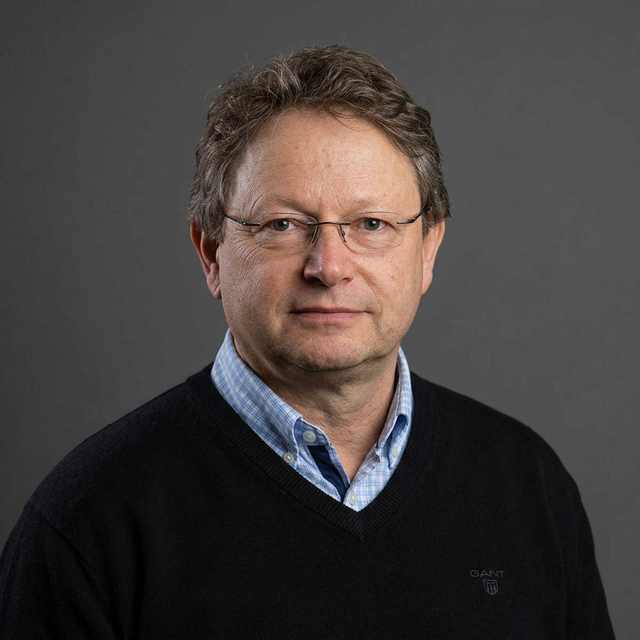
#> input picture assets/team/frank_titzer-AI-v2.jpg, 640 x 640 px
$ python generate_coach_thumbnails.py
#> lines starting #> are read from the running program, lines starting #| are printed output that depends on the picture
#!/usr/bin/env python3
"""
Generate 128x128 thumbnails for coach photos used on the Online Coaching page.
Place thumbnails in assets/team/thumbnails/ so the browser loads small images for cards.
Canonical flow: run `npm run normalize-team-images` then `npm run thumbnails` (Node, reads from assets/team/640/).
This Python script uses legacy paths; for 640-based workflow use scripts/generate_coach_thumbnails.js.
Run from project root: python3 scripts/generate_coach_thumbnails.py
Requires: pip install Pillow
"""

import os
import sys
from pathlib import Path

# Photo paths from coaching-data.js (relative to project root)
COACH_PHOTOS = [
    "assets/team/frank_titzer-AI-v2.jpg",
    "assets/team/Stalling-Heike-Team-Portrait-500x500-6-23.jpg",
    "assets/team/Team-Dr.-Bettina-Hailer-500x500-1.jpg",
    "assets/team/Harry_Leiders_team_500x500-AI-v2.jpg",
    "assets/team/Barbara_AI.png",
    "assets/team/Cludius-Andreas-Team-500x500-1.jpg",
    "assets/team/Carmen-Werner-Team_500x500.jpg",
    "assets/team/Till-Reichert.jpg",
    "assets/team/Team-Melanie-Kubala-500x500-1-AI-v2.jpg",
    "assets/team/Team-Maik-Riess-500x500-1.jpg",
    "assets/team/Team-Foto-Wolfgang-Hoffmann-AI-v2.jpg",
    "assets/team/Profilbild_Heike_Neidhart_Team_500x500.jpg",
    "assets/team/Gerold-Pohl-Team-500-x-500.jpg",
    "assets/team/malte-werner-square.jpg",
    "assets/team/Kirsten_Schmiegelt_3-1.jpg",
]

THUMB_SIZE = 128
THUMB_DIR = "assets/team/thumbnails"


def main():
    try:
        from PIL import Image
    except ImportError:
        print("Pillow is required. Install with: pip install Pillow")
        sys.exit(1)

    root = Path(__file__).resolve().parent.parent
    thumb_dir = root / THUMB_DIR
    thumb_dir.mkdir(parents=True, exist_ok=True)

    for rel_path in COACH_PHOTOS:
        src = root / rel_path
        if not src.exists():
            print(f"Skip (not found): {rel_path}")
            continue
        name = src.name
        ext = src.suffix.lower()
        out_path = thumb_dir / name
        if ext == ".png":
            out_path = thumb_dir / (src.stem + ".png")

        try:
            img = Image.open(src)
#> img is the input picture: PIL image 640x640 RGB; mean R, G, B 68.9, 63.2, 61.6
            img = img.convert("RGB") if ext != ".png" else img.convert("RGBA")
            w, h = img.size
#> w = 640; h = 640
            if w == 0 or h == 0:
                print(f"Skip (invalid size): {rel_path}")
                continue
            scale = max(THUMB_SIZE / w, THUMB_SIZE / h)
#> scale = 0.2
            new_w = max(1, int(w * scale))
#> new_w = 128
            new_h = max(1, int(h * scale))
#> new_h = 128
            img = img.resize((new_w, new_h), Image.Resampling.LANCZOS)
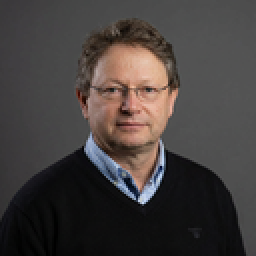
#> img: PIL image 128x128 RGB (shown 2 times larger); mean R, G, B 68.9, 63.2, 61.5
            x = max(0, (new_w - THUMB_SIZE) // 2)
#> x = 0
            y = 0
            img = img.crop((x, y, x + THUMB_SIZE, y + THUMB_SIZE))
            if ext == ".png":
                img.save(out_path, "PNG", optimize=True)
            else:
                img.save(out_path, "JPEG", quality=85, optimize=True)
            print(f"OK: {name}")
        except Exception as e:
            print(f"Error {rel_path}: {e}")
#> pass 2 of the loop in main, `for rel_path in COACH_PHOTOS:`:
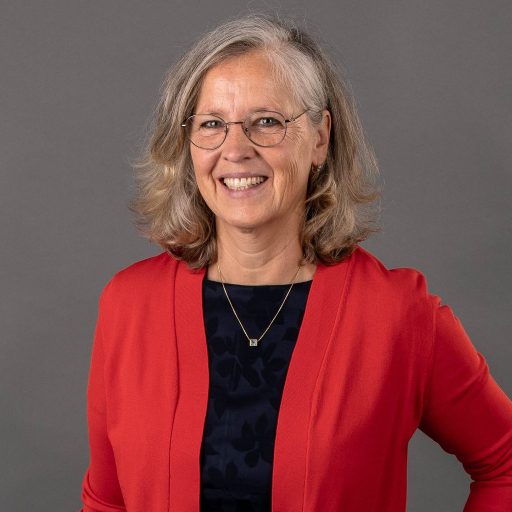
#> input picture assets/team/Stalling-Heike-Team-Portrait-500x500-6-23.jpg, 1024 x 1024 px (shown at 1/2 size)
#> in main, img is the input picture: PIL image 1024x1024 RGB; mean R, G, B 127.7, 74.7, 74.6
#> in main, `img = img.resize((new_w, new_h), Image.Resampling.LANCZOS)`:
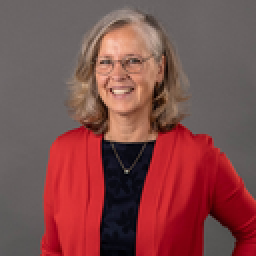
#> img: PIL image 128x128 RGB (shown 2 times larger); mean R, G, B 127.7, 74.7, 74.6
#> pass 3 of the loop in main, `for rel_path in COACH_PHOTOS:`:
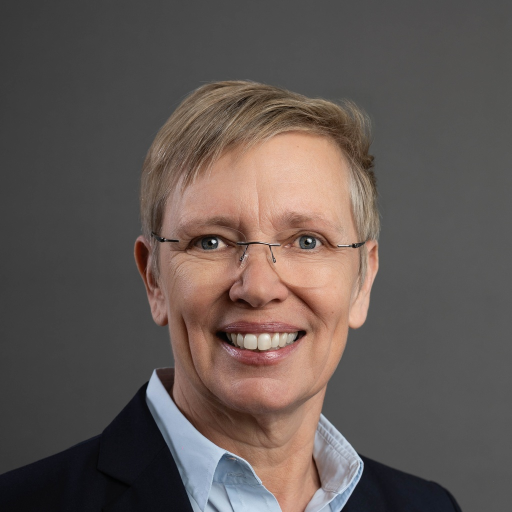
#> input picture assets/team/Team-Dr.-Bettina-Hailer-500x500-1.jpg, 1024 x 1024 px (shown at 1/2 size)
#> in main, img is the input picture: PIL image 1024x1024 RGB; mean R, G, B 97.6, 87.5, 83.4
#> in main, `img = img.resize((new_w, new_h), Image.Resampling.LANCZOS)`:
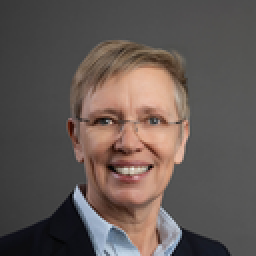
#> img: PIL image 128x128 RGB (shown 2 times larger); mean R, G, B 97.6, 87.5, 83.4
#> the loop made 15 passes; the first 3 are shown

    print(f"Done. Thumbnails in {thumb_dir}")


if __name__ == "__main__":
    main()
